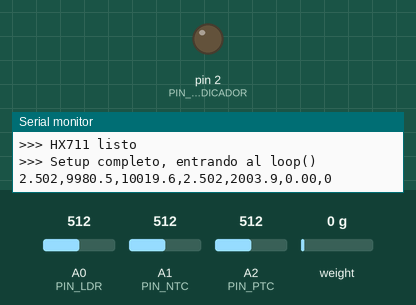
Recording of a sketch running on a simulated Arduino Uno, built with avr-gcc and run on an emulated ATmega328P. Shown: output pins drawn as LEDs (lit = HIGH), the last lines printed to the serial monitor. Inputs (shaded band) come from the test bench; at power-on: A2 (PIN_PTC) = 512, A0 (PIN_LDR) = 512, A1 (PIN_NTC) = 512, weight on the scale 0 g.

Above: at 2.7 s.
2.8 s: A2 (PIN_PTC) set to 537
5.8 s: A2 (PIN_PTC) set to 554
At 7.4 s:
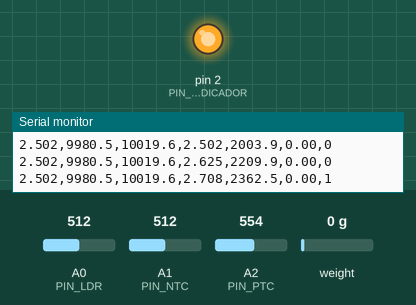
8.8 s: A2 (PIN_PTC) set to 306
At 10.7 s:
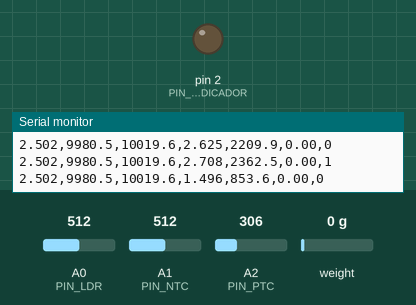
11.8 s: A2 (PIN_PTC) set to 716
At 15.9 s:
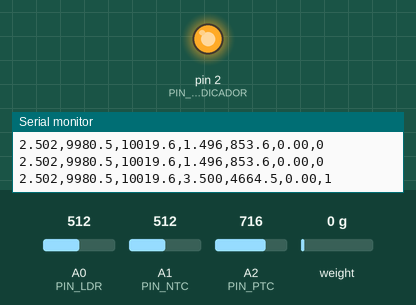
Timing chart, 0 to 17.0 s (numbered marks = the images above; inputs shaded):
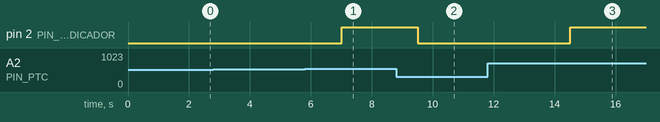

Measured:
- the behaviour switches between 547 and 548 on A2 (PIN_PTC) (found by bisection; images 0 and 1)
- after the input at 5.8 s, pin 2 (PIN_LED_INDICADOR): LOW → HIGH after 1.2 s
- after the input at 8.8 s, pin 2 (PIN_LED_INDICADOR): HIGH → LOW after 0.71 s
- after the input at 11.8 s, pin 2 (PIN_LED_INDICADOR): LOW → HIGH after 2.7 s

The sketch:

sensores.ino
```cpp
#include "HX711.h"

#define PIN_LDR   A0
#define PIN_NTC   A1
#define PIN_PTC   A2
#define HX711_DT  4
#define HX711_SCK 5
#define PIN_LED_INDICADOR 2

const int   UMBRAL_LDR_OSCURO_ADC = 300;
const float UMBRAL_PTC_CALIENTE_OHM = 2300.0;

const float VCC     = 5.0;
const int   ADC_RES = 1023;

const float R_FIJA_LDR = 10000.0;
const float R_FIJA_NTC = 10000.0;
const float R_FIJA_PTC = 2000.0;

HX711 balanza;
bool hx711_ok = false;
float factor_calibracion = 103726289.0;

void setup() {
  Serial.begin(115200);
  delay(500);
  Serial.println(F(">>> Iniciando setup..."));

  pinMode(PIN_LED_INDICADOR, OUTPUT);
  digitalWrite(PIN_LED_INDICADOR, LOW);

  balanza.begin(HX711_DT, HX711_SCK);

  unsigned long t0 = millis();
  while (millis() - t0 < 2000) {
    if (balanza.is_ready()) {
      hx711_ok = true;
      break;
    }
  }

  if (hx711_ok) {
    balanza.set_scale(factor_calibracion);
    balanza.tare();
    Serial.println(F(">>> HX711 listo"));
  } else {
    Serial.println(F(">>> HX711 NO responde. Continuando sin celda de carga."));
  }

  Serial.println(F(">>> Setup completo, entrando al loop()"));
}

void loop() {
  int ldrADC = analogRead(PIN_LDR);
  float ldrV = ldrADC * (VCC / ADC_RES);
  float rLDR = (ldrV > 0 && (VCC - ldrV) > 0) ? R_FIJA_LDR * (VCC / ldrV - 1.0) : 0.0;

  int ntcADC = analogRead(PIN_NTC);
  float ntcV = ntcADC * (VCC / ADC_RES);
  float rNTC = (VCC - ntcV > 0) ? R_FIJA_NTC * (ntcV / (VCC - ntcV)) : 0.0;

  int ptcADC = analogRead(PIN_PTC);
  float ptcV = ptcADC * (VCC / ADC_RES);
  float rPTC = (VCC - ptcV > 0) ? R_FIJA_PTC * (ptcV / (VCC - ptcV)) : 0.0;

  float peso = 0.0;
  if (hx711_ok && balanza.is_ready()) {
    peso = balanza.get_units(5) * 100.0;
  }

  bool oscuro   = (ldrADC < UMBRAL_LDR_OSCURO_ADC);
  bool caliente = (rPTC > UMBRAL_PTC_CALIENTE_OHM);
  bool ledActivo = oscuro || caliente;
  digitalWrite(PIN_LED_INDICADOR, ledActivo ? HIGH : LOW);

  Serial.print(ldrV, 3);     Serial.print(",");
  Serial.print(rLDR, 1);     Serial.print(",");
  Serial.print(rNTC, 1);     Serial.print(",");
  Serial.print(ptcV, 3);     Serial.print(",");
  Serial.print(rPTC, 1);     Serial.print(",");
  Serial.print(peso, 2);     Serial.print(",");
  Serial.println(ledActivo ? 1 : 0);

  delay(2000);
}
```
